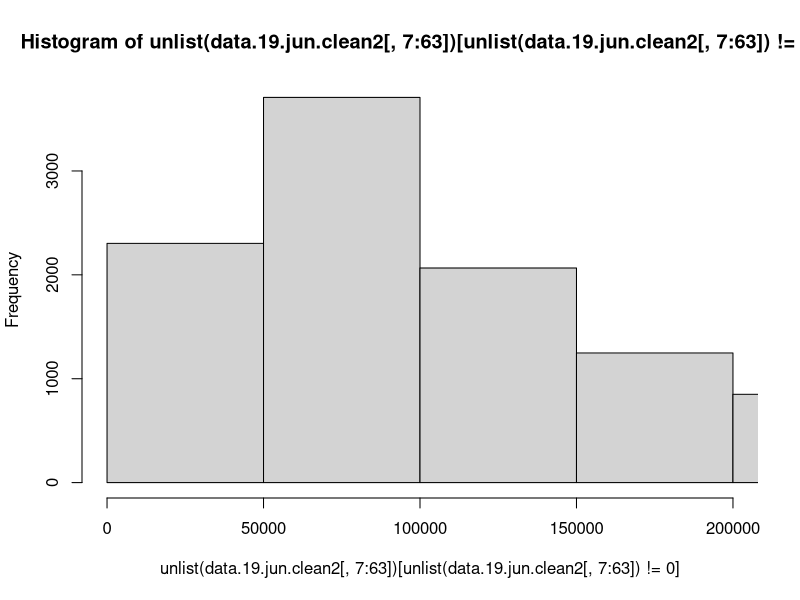

The R script that drew this image:
## ---- chunk 1
knitr::opts_chunk$set(echo = TRUE)
## ---- chunk 2
library(vegan)

#read in data and metadata
data=read.csv(file="KRuMBS_Fishguts_bothtrips_A_quant_filtered_withIDs.csv")
metadata=read.csv(file="Metadata_KRuMBS_Fishguts_Seaweed_FULL.csv")

#adjust appropriate varibles in metadata to be characters
metadata$sample_name=as.character(metadata$sample_name)
metadata$SampleCode=as.character(metadata$SampleCode)

#add in string ".Peak.area" to sample_name in metadata so that the sample_name in metadata corresponds to the colnames in data
metadata$sample_name2=paste(metadata$sample_name,".Peak.area",sep="")

#subset data and metadata to contain only the June 2019 sampling trip. Be sure to add back in columns 1:6
metadata.19.jun=metadata[metadata$ATTRIBUTE_SamplingTrip=="19-Jun",]
data.19.jun=cbind(data[,1:6],data[,colnames(data) %in% metadata.19.jun$sample_name2])

#subset data and metadata from jun 19 for only the samples (not the blanks)
metadata.19.jun.samples=metadata.19.jun[metadata.19.jun$ATTRIBUTE_Sample_Type=="Fish_Gut",]
data.19.jun.samples=cbind(data.19.jun[,1:6],data.19.jun[,colnames(data.19.jun) %in% metadata.19.jun.samples$sample_name2])

#subset data.19.jun and metadata.19.jun for only the blanks
metadata.19.jun.blank=metadata.19.jun[metadata.19.jun$ATTRIBUTE_Sample_Type=="blank",]
data.19.jun.blank=cbind(data.19.jun[,1:6],data.19.jun[,colnames(data.19.jun) %in% metadata.19.jun.blank$sample_name2])

## ---- chunk 3

blank.removal = function(data, blank.data, sample.cols, blank.cols, blank.factor) {
  #data is the feature table with ONLY the samples
  
  #blank.data is the feature table with ONLY the blanks
  
  #sample.cols are the col numbers corresponding to the peak area of features in samples (no columns containing data on the feature)
  
  #blanks.cols are the col numbers corresponding to the peak area of features in blanks (no columns containing data on the feature)
  
  #blank.factor is the factor to multiply the max peak area of a feature in the blanks
  
  removal.vec=c() #create and empty vector 
  
  
  for (i in 1:nrow(data)) {
    removal.vec[i]=mean(unlist(data[i,sample.cols])) >= blank.factor*max(blank.data[i,blank.cols])
    
  }
  
  removal.vec<<-removal.vec
  
  data.clean=data[removal.vec,]
  data.clean<<-data.clean
  
  return(data[removal.vec=="FALSE",5]) #return the names of the removed features.
  
}

#Now run the function
blank.removal(data.19.jun.samples,data.19.jun.blank,7:63,7:18,2)
## ---- chunk 4
abund.removal = function(data,sample.cols) {
  
  abund.threshold = function(x) {
    ifelse(length(x[x>=0])>=3,TRUE,FALSE)
  }
  
  abund.removal.vec=apply(data[,sample.cols],1,FUN=abund.threshold)
  
  data.clean2=cbind(data[abund.removal.vec,])
  
  data.clean2<<-data.clean2
  
  return(sum(abund.removal.vec))
}

#Run the function
abund.removal(data.clean,7:63)
## ---- chunk 5
data.19.jun.clean2=data.clean2

hist(unlist(data.19.jun.clean2[,7:63])[unlist(data.19.jun.clean2[,7:63])!=0],xlim=c(0,200000),breaks=1000)
